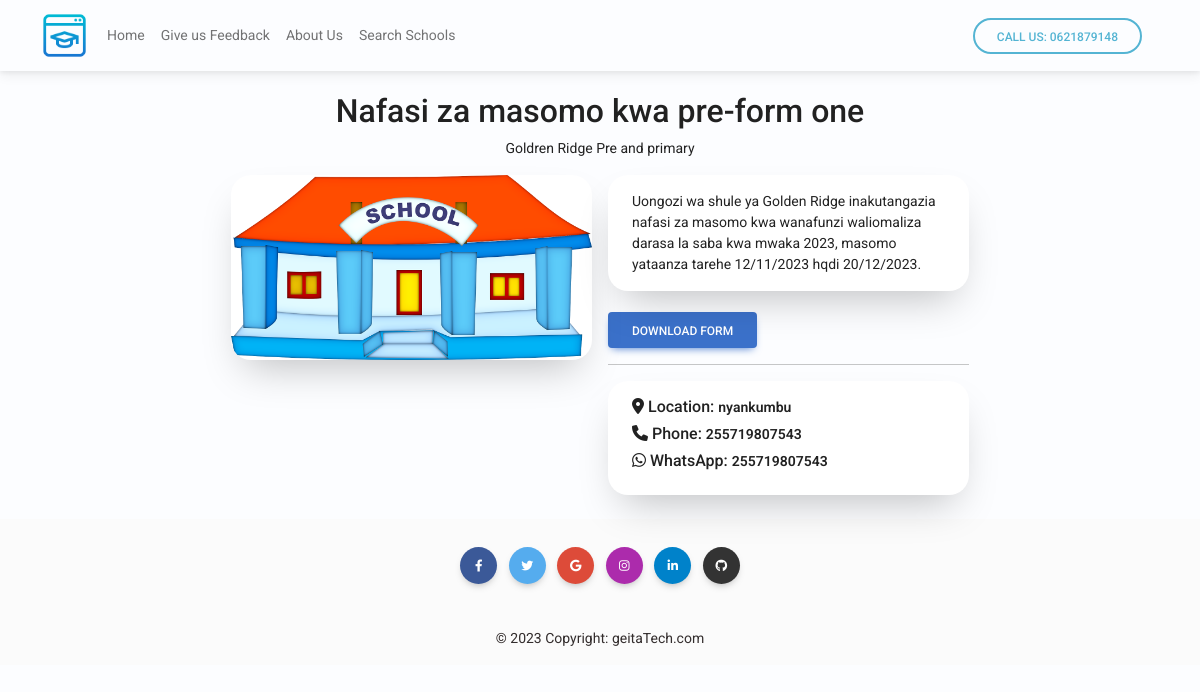
The page /ad/1/ on the database its author committed.
### core/models.py (models this page shows, shortened)
class SchoolAds(models.Model):
    school = models.ForeignKey(School, on_delete=models.CASCADE, related_name='schoolads')
    title = models.CharField(max_length=255, null=True)
    description = models.TextField()
    file_upload = models.FileField(upload_to='ads/')
    updated = models.DateTimeField(auto_now=True)
    date_added = models.DateTimeField(auto_now_add=True)
    is_active = models.BooleanField(default=True)

class School(models.Model):
    user = models.OneToOneField(User, related_name='profile', on_delete=models.CASCADE)
    name = models.CharField(max_length=100)
    slug = models.SlugField(blank=True, null=True)
    description = models.TextField()
    region = models.ForeignKey(Region, on_delete=models.CASCADE)
    logo = models.ImageField(upload_to='logos/')
    subcategory = models.ForeignKey(SubCategory, on_delete=models.CASCADE, related_name='schoolsubcat')
    phone_number1 = models.CharField(max_length=255, help_text="nambari ya simu")
    phone_number2 = models.CharField(max_length=255, help_text="nambari ya simu")
    email = models.EmailField(null=True, blank=True)
    whatsapp_number = models.CharField(max_length=255, null=True, help_text="namba ya whatsapp")
    location = models.CharField(max_length=255, help_text="mahali shule ilipo")
    created_at = models.DateTimeField(auto_now_add=True)
    updated = models.DateTimeField(auto_now=True)
    is_verified = models.BooleanField(default=True)
    def __str__(self):
        return self.name

### core/views.py (the view)
# urls.py: path('ad/<int:id>/', views.school_ad, name='school_ad'),
def school_ad(request, id):
    ad = get_object_or_404(SchoolAds, id=id)
    context  = {
        'ad':ad,
    }
    return render(request, 'school_ads.html', context)

### core/templates/school_ads.html (shortened to what this page needs)
{% extends 'base.html' %}
{% load static %}
{% block content %}
<br>
<div class="text-center">
<h2>{{ad.title}}</h2>
<p>{{ad.school}}</p>
</div>
<div class="container mb-4">
    <div class="row g-3 justify-content-center">
        <div class="col-lg-4">
            <div class="card">
                <img src="{{ad.school.logo.url}}" alt="">
            </div>
        </div>
        <div class="col-lg-4">
            <div class="card py-3 px-4">
                {{ad.description}}
            </div>
            <br>
            <a href="{{ ad.file_upload.url }}" class="btn btn-download btn-primary" target="_blank">Download Form</a>
           <hr>
            <div class="card py-3 px-4">
                <h6><i class="fas fa-map-marker-alt"></i> Location: <small>{{ ad.school.location }}</small></h6>
                <h6><i class="fas fa-phone"></i> Phone: <small>{{ ad.school.phone_number1 }}</small></h6>
                <h6><i class="fab fa-whatsapp"></i> WhatsApp: <small>{{ ad.school.whatsapp_number }}</small></h6>
                </div>
        </div>
    </div>
    </div>
{% endblock %}

### core/templates/base.html (style rules this page uses)
body { font-family: 'Roboto', sans-serif; font-size: 14px; font-weight: 400; line-height: 21px; color: rgba(0, 0, 0, 0.87); background-color: #fcfdff; }
.card { background-color: white; border-radius: 1.25rem; box-shadow: 0 20px 40px -14px rgba(0, 0, 0, 0.25); display: flex; flex-direction: column; overflow: hidden; }

### core/templates/school_ads.html (style rules this page uses)
small { font-weight: 600; justify-content: end; }

### rows shown on the page
SchoolAds: title "Nafasi za masomo kwa pre-form one", school "Goldren Ridge Pre and primary", school.logo (picture), description "Uongozi wa shule ya Golden Ridge inakutangazia nafasi za masomo kwa wanafunzi waliomaliza darasa la saba kwa mwaka 2023, masomo yataanza tarehe 12/11/2023 hqdi 20/12/2023.", school.location "nyankumbu", school.phone_number1 "255719807543", school.whatsapp_number "255719807543"
